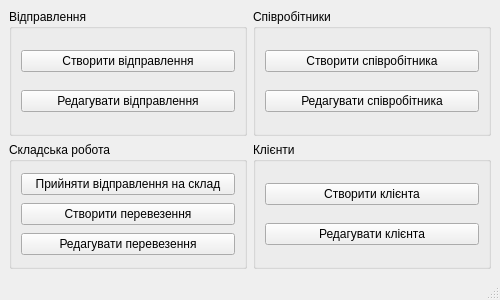
<?xml version="1.0" encoding="UTF-8"?>
<ui version="4.0">
 <class>MainWindow</class>
 <widget class="QMainWindow" name="MainWindow">
  <property name="geometry">
   <rect>
    <x>0</x>
    <y>0</y>
    <width>500</width>
    <height>300</height>
   </rect>
  </property>
  <property name="windowTitle">
   <string>Головне меню</string>
  </property>
  <widget class="QWidget" name="centralwidget">
   <layout class="QGridLayout" name="gridLayout">
    <item row="0" column="0">
     <widget class="QGroupBox" name="groupBox">
      <property name="title">
       <string>Відправлення</string>
      </property>
      <layout class="QVBoxLayout" name="verticalLayout">
       <item>
        <widget class="QPushButton" name="pbCreateMailing">
         <property name="text">
          <string>Створити відправлення</string>
         </property>
        </widget>
       </item>
       <item>
        <widget class="QPushButton" name="pbEditMailing">
         <property name="text">
          <string>Редагувати відправлення</string>
         </property>
        </widget>
       </item>
      </layout>
     </widget>
    </item>
    <item row="0" column="1">
     <widget class="QGroupBox" name="groupBox_4">
      <property name="title">
       <string>Співробітники</string>
      </property>
      <layout class="QVBoxLayout" name="verticalLayout_4">
       <item>
        <widget class="QPushButton" name="pbCreateEmployee">
         <property name="text">
          <string>Створити співробітника</string>
         </property>
        </widget>
       </item>
       <item>
        <widget class="QPushButton" name="pbEditEmployee">
         <property name="text">
          <string>Редагувати співробітника</string>
         </property>
        </widget>
       </item>
      </layout>
     </widget>
    </item>
    <item row="1" column="0">
     <widget class="QGroupBox" name="groupBox_2">
      <property name="title">
       <string>Складська робота</string>
      </property>
      <layout class="QVBoxLayout" name="verticalLayout_2">
       <item>
        <widget class="QPushButton" name="pbCreateStg">
         <property name="text">
          <string>Прийняти відправлення на склад</string>
         </property>
        </widget>
       </item>
       <item>
        <widget class="QPushButton" name="pbCreateShp">
         <property name="text">
          <string>Створити перевезення</string>
         </property>
        </widget>
       </item>
       <item>
        <widget class="QPushButton" name="pbEditShp">
         <property name="text">
          <string>Редагувати перевезення</string>
         </property>
        </widget>
       </item>
      </layout>
     </widget>
    </item>
    <item row="1" column="1">
     <widget class="QGroupBox" name="groupBox_3">
      <property name="title">
       <string>Клієнти</string>
      </property>
      <layout class="QVBoxLayout" name="verticalLayout_3">
       <item>
        <widget class="QPushButton" name="pbCreateClient">
         <property name="text">
          <string>Створити клієнта</string>
         </property>
        </widget>
       </item>
       <item>
        <widget class="QPushButton" name="pbEditClient">
         <property name="text">
          <string>Редагувати клієнта</string>
         </property>
        </widget>
       </item>
      </layout>
     </widget>
    </item>
   </layout>
  </widget>
  <widget class="QMenuBar" name="menubar">
   <property name="geometry">
    <rect>
     <x>0</x>
     <y>0</y>
     <width>500</width>
     <height>21</height>
    </rect>
   </property>
  </widget>
  <widget class="QStatusBar" name="statusbar"/>
 </widget>
 <resources/>
 <connections/>
</ui>
